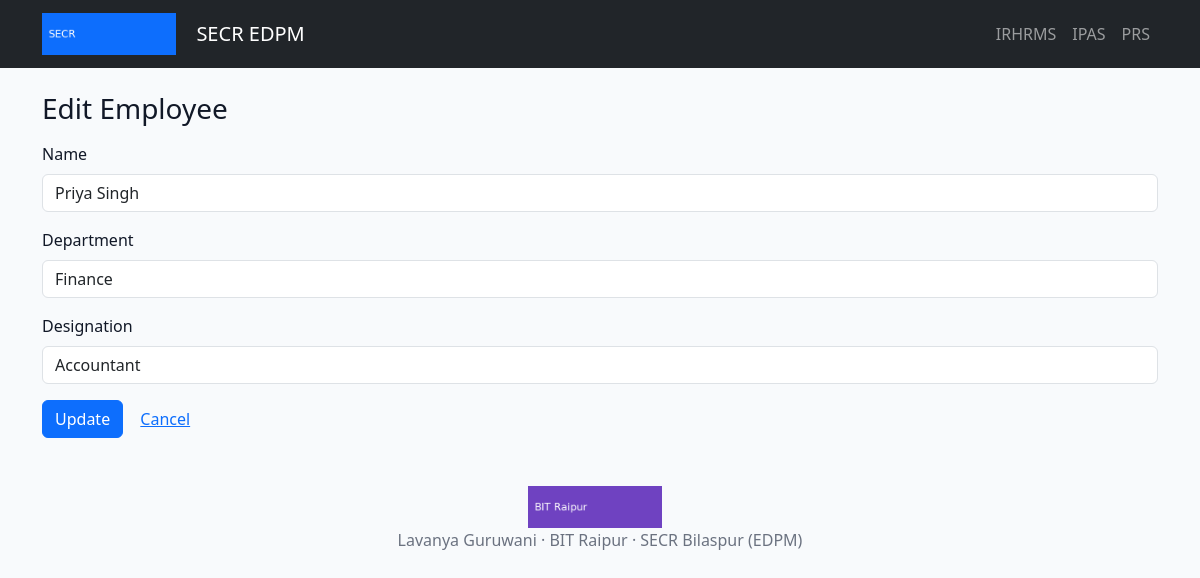
The page /employees/2/edit on the database its author committed.
### app.py (models this page shows)
class Employee(db.Model):
    id = db.Column(db.Integer, primary_key=True)
    name = db.Column(db.String(120), nullable=False)
    department = db.Column(db.String(80), nullable=False)
    designation = db.Column(db.String(80), nullable=False)

### app.py (the view)
@app.route('/employees/<int:emp_id>/edit', methods=['GET','POST'])
def edit_employee(emp_id):
    emp = Employee.query.get_or_404(emp_id)
    if request.method == 'POST':
        emp.name = request.form['name']; emp.department = request.form['department']; emp.designation = request.form['designation']
        db.session.commit(); flash('Employee updated.'); return redirect(url_for('employees'))
    return render_template('edit_employee.html', emp=emp)

### templates/edit_employee.html
{% extends 'base.html' %}
{% block content %}
<h3>Edit Employee</h3>
<form method="post" class="mt-3">
  <div class="mb-3"><label class="form-label">Name</label><input name="name" class="form-control" value="{{ emp.name }}" required></div>
  <div class="mb-3"><label class="form-label">Department</label><input name="department" class="form-control" value="{{ emp.department }}" required></div>
  <div class="mb-3"><label class="form-label">Designation</label><input name="designation" class="form-control" value="{{ emp.designation }}" required></div>
  <button class="btn btn-primary">Update</button> <a class="btn btn-link" href="{{ url_for('employees') }}">Cancel</a>
</form>
{% endblock %}

### static/style.css (style rules this page uses)
body { background: #f8fafc; color:#111827; }

### rows shown on the page
Employee: name "Priya Singh", department "Finance", designation "Accountant"
